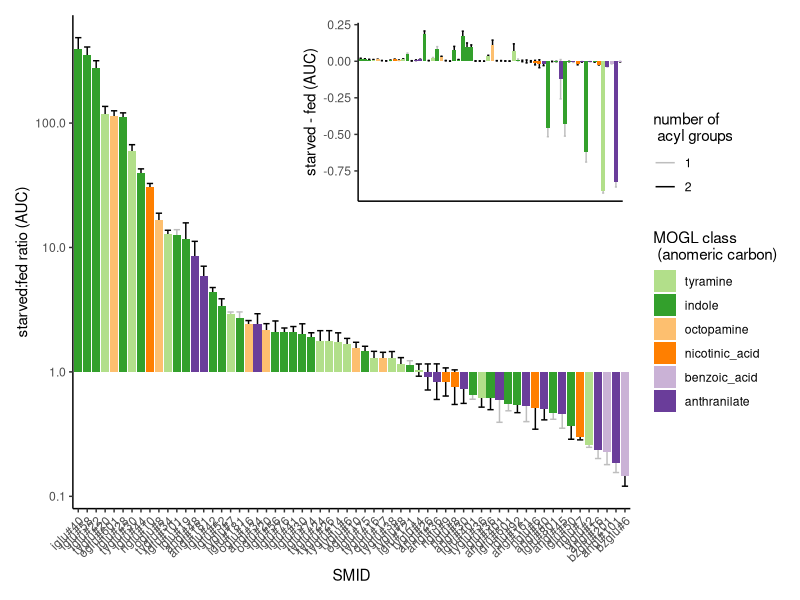
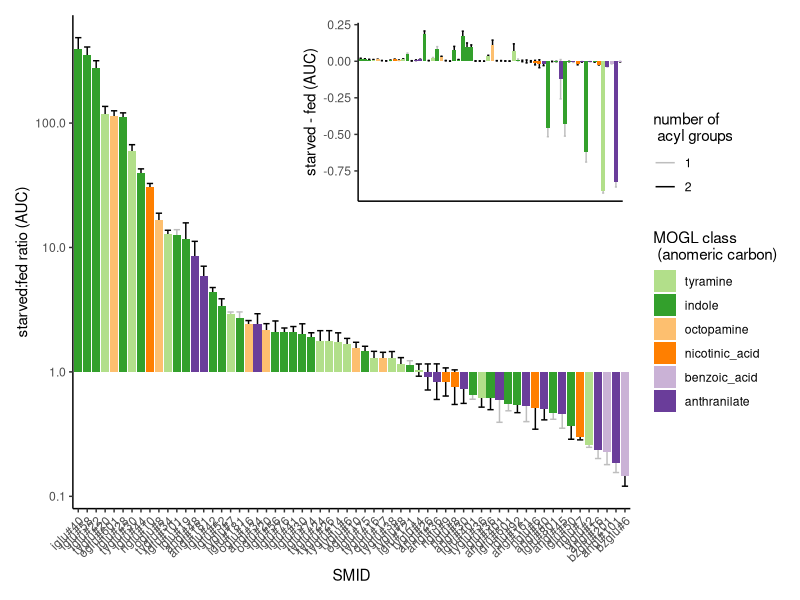

The R script that drew these images, in order: (Note: this script raises an error after producing the figures.)
## ---- chunk 1
knitr::opts_chunk$set(echo = TRUE)
library(tidyverse)
library(patchwork)
theme_set(theme_classic())
Figure_name <- "Figure1A"
## ---- chunk 2
### This part is important ####
starved <- readxl::read_xlsx('datasets/cest-1.2_MOGL_levels_starvation.xlsx') %>%
  select(1:6, contains("adult")) %>%
  pivot_longer(cols = contains("adult"), names_to = 'stage', values_to = 'AUC') %>%
  separate(stage, into = c("condition", "replicate"), sep = "adult...") %>%
  mutate(condition = case_when(
    condition == "starved" ~ "starved",
    TRUE ~ "fed"
  )) %>%
  mutate(anomeric_carbon = factor(case_when(
    str_detect(SMID, regex("^i\\glu", ignore_case=TRUE)) ~ "indole",
    str_detect(SMID, regex("tyglu", ignore_case=TRUE)) ~ "tyramine",
    str_detect(SMID, regex("angl#", ignore_case=TRUE)) ~ "anthranilate",
    str_detect(SMID, regex("bzglu", ignore_case=TRUE)) ~ "benzoic_acid",
    str_detect(SMID, regex("pyglu", ignore_case=TRUE)) ~ "pyrrolic_acid",
    str_detect(SMID, regex("mgglu", ignore_case=TRUE)) ~ "methyl_guanine",
    str_detect(SMID, regex("nglu", ignore_case=TRUE)) ~ "nicotinic_acid",
    str_detect(SMID, regex("oglu", ignore_case=TRUE)) ~ "octopamine",
    str_detect(SMID, regex("higlu", ignore_case=TRUE)) ~ "hydroxyindole",
    str_detect(SMID, regex("maglu", ignore_case=TRUE)) ~ "methyl_adenine",
    str_detect(SMID, regex("pyglu", ignore_case=TRUE)) ~ "pyrrolic_acid",
    str_detect(SMID, regex("tiglu", ignore_case=TRUE)) ~ "tiglic_acid"
  )),
  pathway = case_when(
    acylation1_2C %in% c("tiglic_acid", 
                         "pyrrolic_acid", 
                         "isovaleric_acid",
                         "propionic_acid",
                         "nicotinic_acid") ~ "AminoAcidCatabolism",
    TRUE ~ "other"
  ), 
  nAcyl = case_when(
    cest_dep == "cest-1.2" & acylation2_6C != "none" ~ 2,
    cest_dep == "cest-1.2" & acylation1_2C != "none" & acylation2_6C == "none" ~ 1
  ))

### get an average, ratio and difference for each SMID in starved vs. fed #####
sumStarved <- starved %>% group_by(SMID, attachements, acylation1_2C, condition, cest_dep, anomeric_carbon) %>%
  summarize(AUC = mean(AUC)) %>%
  pivot_wider(names_from = condition, values_from = AUC) %>%
  mutate(avg = (starved + fed) / 2,
         ratio = starved/fed,
         diff = starved - fed)

sumStarved <- sumStarved %>%
  filter(anomeric_carbon %in% c("tyramine", "indole", "octopamine","nicotinic_acid", "benzoic_acid", "anthranilate")) %>%
  mutate(anomeric_carbon = fct_relevel(anomeric_carbon, c("tyramine", "indole", "octopamine", "nicotinic_acid", "benzoic_acid","anthranilate")))

#create a ranking for color schem based on the number of positive/negative ratios in the starved:fed averages. 

CountPos <- sumStarved %>%
      filter(
        avg > 0.001,
        #cest_dep == "cest-1.2",
         !is.na(SMID),
         !is.na(acylation1_2C),
         !is.na(anomeric_carbon)) %>%
  mutate(change = case_when(
    ratio > 1 ~ "positive",
    ratio < 1 ~ "negative"
  )) %>%
  group_by(anomeric_carbon, change) %>%
  tally() %>%
  pivot_wider(names_from = change, values_from = n) %>%
  mutate(negOverPos = negative/positive) %>%
  mutate(negOverPos = case_when(
    is.na(negOverPos) ~ 1,
    TRUE ~ negOverPos
  )) %>%
  filter(anomeric_carbon %in% c("tyramine", "indole", "octopamine","nicotinic_acid", "benzoic_acid", "anthranilate")) %>%
  mutate(anomeric_carbon = fct_relevel(anomeric_carbon, c("tyramine", "indole", "octopamine", "nicotinic_acid", "benzoic_acid","anthranilate"))) %>%
  pull(anomeric_carbon)

#get a colormap using viridis palette and the number of MOGL class types
# colors <- scales::viridis_pal(direction = -1)(6)
colors <- RColorBrewer::brewer.pal(length(unique(levels(CountPos))), "Paired")
#colors <- RColorBrewer::brewer.pal(6, "Set1")
colors <- colors[c(3,4,7,8,9,10)]

## ---- chunk 3

SMIDs_to_analyze <- sumStarved %>%
  pull(SMID)

SMID_data <- starved %>%
  filter(SMID %in% SMIDs_to_analyze) %>%
  full_join(., select(sumStarved, fed, avg, ratio)) %>%
  mutate(relAUC = AUC / fed,
         diffAUC = AUC - fed) %>%
    filter(avg > 0.001,
         cest_dep == "cest-1.2",
         condition == "starved",
         !is.na(SMID),
         !is.na(acylation1_2C),
         !is.na(anomeric_carbon),
         !(SMID == "oglu#8" &
             attachements == "octopamine pyrrolic acid (x2)")
             ) %>%
  mutate(SMID = fct_reorder(SMID, log(relAUC), .fun = mean, .desc = TRUE))

plot_ratio <- SMID_data %>%
  ggplot(aes(x = SMID, y = relAUC)) +
  stat_summary(geom = "errorbar", fun.data = "mean_se", width = 0.7, aes(color = factor(nAcyl))) +
  stat_summary(geom = "bar", fun = "mean", aes(fill = anomeric_carbon)) +
  scale_y_log10() +
  scale_fill_manual(values = colors, breaks = levels(CountPos)) +
  scale_alpha_manual(values = c(0.75,1)) +
  scale_color_manual(values = c("grey", "black")) +
  guides(fill = guide_legend(title = "MOGL class \n (anomeric carbon)"),
         color = guide_legend(title = "number of \n acyl groups")) +
  theme(axis.text.x = element_text(angle = 45, hjust = 1)) +
  labs(y = "starved:fed ratio (AUC)")

plot_diff <- SMID_data %>%
  ggplot(aes(x = SMID, y = diffAUC)) +
  stat_summary(geom = "errorbar", fun.data = "mean_se", width = 0.5, aes(color = factor(nAcyl))) +
  stat_summary(geom = "bar", fun = "mean", aes(fill = anomeric_carbon)) +
  #scale_y_log10() +
  scale_fill_manual(values = colors, breaks = levels(CountPos)) +
  scale_alpha_manual(values = c(0.75,1)) +
  scale_color_manual(values = c("grey", "black")) +
  guides(fill = guide_legend(title = "MOGL class")) +
  theme(axis.text.x =  element_blank(),
        axis.title.x = element_blank(),
        axis.ticks.x = element_blank()) +
  guides(fill = "none",
         color = "none") +
  labs(y = "starved - fed (AUC)")

inset_plot <- plot_ratio +
  inset_element(plot_diff, left = 0.4, bottom = 0.6, right = 1, top = 1)

inset_plot

plot_nAcyl1 <- SMID_data %>%
  mutate(relAUC = case_when(
    nAcyl == 1 ~ relAUC,
    TRUE ~ NA)) %>%
  ggplot(aes(x = SMID, y = relAUC)) +
  stat_summary(geom = "errorbar", fun.data = "mean_se", width = 0.5) +
  stat_summary(geom = "bar", fun = "mean", aes(fill = anomeric_carbon)) +
  #geom_bar(stat="identity", aes(fill = anomeric_carbon)) +
  scale_y_log10() +
  scale_fill_manual(values = colors, breaks = levels(CountPos)) +
  guides(fill = guide_legend(title = "MOGL class")) +
  theme(axis.text.x = element_text(angle = 45, hjust = 1))

plot_nAcyl2 <- SMID_data %>%
  mutate(relAUC = case_when(
    nAcyl == 2 ~ relAUC,
    TRUE ~ NA)) %>%
  ggplot(aes(x = SMID, y = relAUC)) +
  stat_summary(geom = "errorbar", fun.data = "mean_se", width = 0.5) +
  stat_summary(geom = "bar", fun = "mean", aes(fill = anomeric_carbon)) +
  #geom_bar(stat="identity", aes(fill = anomeric_carbon)) +
  scale_y_log10() +
  scale_fill_manual(values = colors, breaks = levels(CountPos)) +
  guides(fill = guide_legend(title = "MOGL class")) +
  theme(axis.text.x = element_text(angle = 45, hjust = 1))
    
    SMID_data %>%
  lm(formula = log(relAUC) ~ 0 + SMID ) %>%
  emmeans::ref_grid() %>%
  emmeans::contrast()
  # )) %>%
  # ggplot(aes(x = SMID, y = relAUC)) +
  # stat_summary(geom = "errorbar", fun.data = "mean_se", width = 0.5) +
  # stat_summary(geom = "bar", fun = "mean", aes(fill = anomeric_carbon)) +
  # #geom_bar(stat="identity", aes(fill = anomeric_carbon)) +
  # scale_y_log10() +
  # scale_fill_manual(values = colors, breaks = levels(CountPos)) +
  # guides(fill = guide_legend(title = "MOGL class")) +
  # theme(axis.text.x = element_text(angle = 45, hjust = 1))

## ---- chunk 4

# SMID_data <- starved %>%
#   filter(SMID %in% SMIDs_to_analyze) %>%
#   full_join(., select(sumStarved, fed))

SMID_data %>%
  mutate(SMID = fct_relevel(SMID, "tyglu#4")) %>%
  lm(formula = log(relAUC) ~ SMID) %>%
  emmeans::emmeans("SMID", adjust = "fdr")

SMID_data %>%
  lm(formula = diffAUC ~ 0 + SMID + SMID) %>%
  emmeans::emmeans("SMID")

# logistic regression on anomeric carbon either positive or negative based on starved:fed ratio
SMID_data %>%
  group_by(SMID, anomeric_carbon) %>%
  summarize(meanRatio = mean(relAUC)) %>%
  mutate(StarvedEffect = case_when(
    meanRatio > 1 ~ "Pos",
    meanRatio < 1 ~ "Neg"
  )) %>%
  group_by(anomeric_carbon, StarvedEffect) %>%
  tally() %>%
  pivot_wider(names_from = StarvedEffect, values_from = n) %>%
  glm(formula = cbind(Neg, Pos) ~ 0 + anomeric_carbon, family = "binomial") %>%
  summary()

## ---- chunk 5

### make a folder
fs::dir_create('../figures/',Figure_name)

## save the plot
ggsave(inset_plot,
       file = file.path('figures',
                 Figure_name,
                 paste0(Figure_name,'.pdf')),
       width = 12,
          height = 8)

## save the formatted edited tibble:
write_csv(sumStarved,
          file = file.path('figures',
                 Figure_name,
                 paste0(Figure_name,'.csv')))
